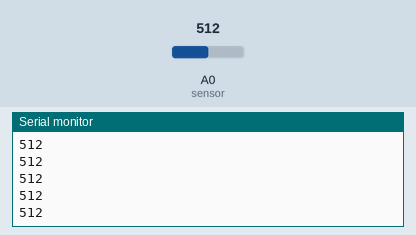
This sketch was run on a simulated Arduino Uno, built with avr-gcc and run on an emulated ATmega328P. Parts: the last lines printed to the serial monitor. The inputs (shaded band) are chosen by the test bench; at power-on: A0 (sensor) = 512.

Above: at 1.2 s.
1.3 s: A0 (sensor) set to 716
At 1.9 s:
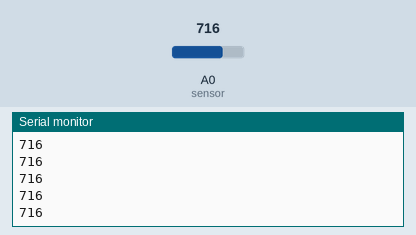
2.8 s: A0 (sensor) set to 900
At 3.5 s:
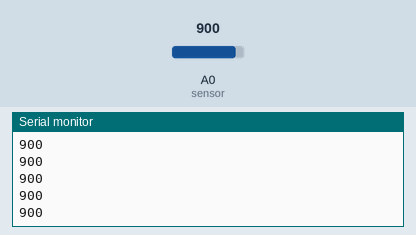
Timing chart, 0 to 5.8 s (numbered marks = the images above; inputs shaded):
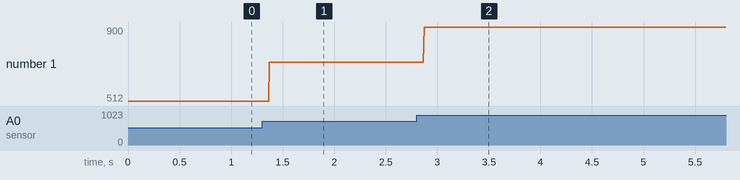

Measured:
- after the input at 1.3 s, the serial monitor: prints a new line after 0.07 s (image 1)
- after the input at 2.8 s, the serial monitor: prints a new line after 0.07 s (image 2)
- plotted number 1: 512 → 716 after the input at 1.3 s, 716 → 900 after the input at 2.8 s

The sketch:

alcosensor.ino
```cpp
const int sensor = A0;

void setup(){
  pinMode(sensor, INPUT);
  Serial.begin(9600);

}

void loop(){
  Serial.println(analogRead(sensor));

}
```
